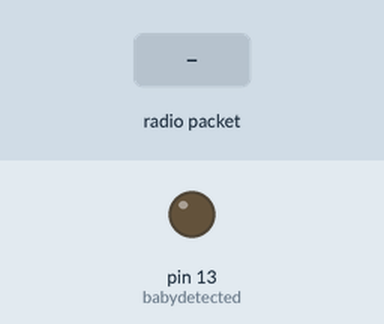
Simulated run of this sketch. Board: Arduino Uno, built with avr-gcc and run on an emulated ATmega328P. Shown: output pins drawn as LEDs (lit = HIGH). The test bench sets the inputs (shaded band). No radio packets arrive unless stated.

Above: at 1.2 s.
1.3 s: radio packet "1" arrives
At 1.6 s:
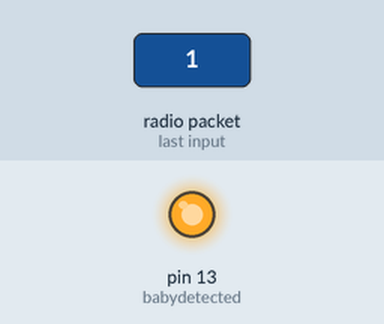
Timing chart, 0 to 4.3 s (numbered marks = the images above; inputs shaded):
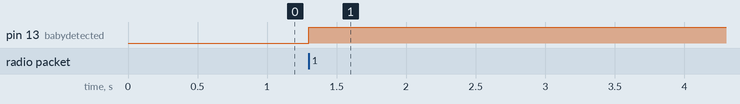

Measured:
- after the input at 1.3 s, pin 13 (babydetected): LOW → HIGH at once

The sketch:

RECIEVER.ino
```cpp
#include <VirtualWire.h>

int babydetected = 13;

void setup()
{
    //Serial.begin(9600);	// Debugging only
    //Serial.println("setup");

    // Initialise the IO and ISR
    vw_setup(2000);	 // Bits per sec
    vw_set_rx_pin(2);    //Rx Data pin to Digital  Pin 2
    vw_rx_start();       // Start the receiver PLL running
    pinMode(babydetected, OUTPUT);
}

  void loop()
  {

    uint8_t buf[VW_MAX_MESSAGE_LEN];
    uint8_t buflen = VW_MAX_MESSAGE_LEN;

          if (vw_get_message(buf, &buflen)) // Non-blocking
            {
	               int i;
                       //digitalWrite(13, true); // Flash a light to show received good message
	               // Message with a good checksum received, dump it.
	               for (i = 0; i < buflen; i++)
	                   {
	                     Serial.print(buf[i]);//print received command
                             if(buf[i] == '1')//if button 1 is pressed.... i.e.forward buton
                                                        {
                                                          digitalWrite(babydetected,HIGH);
                                                        }
	                  }
  //digitalWrite(13, false);

           }//close if
   }//close loop
```
